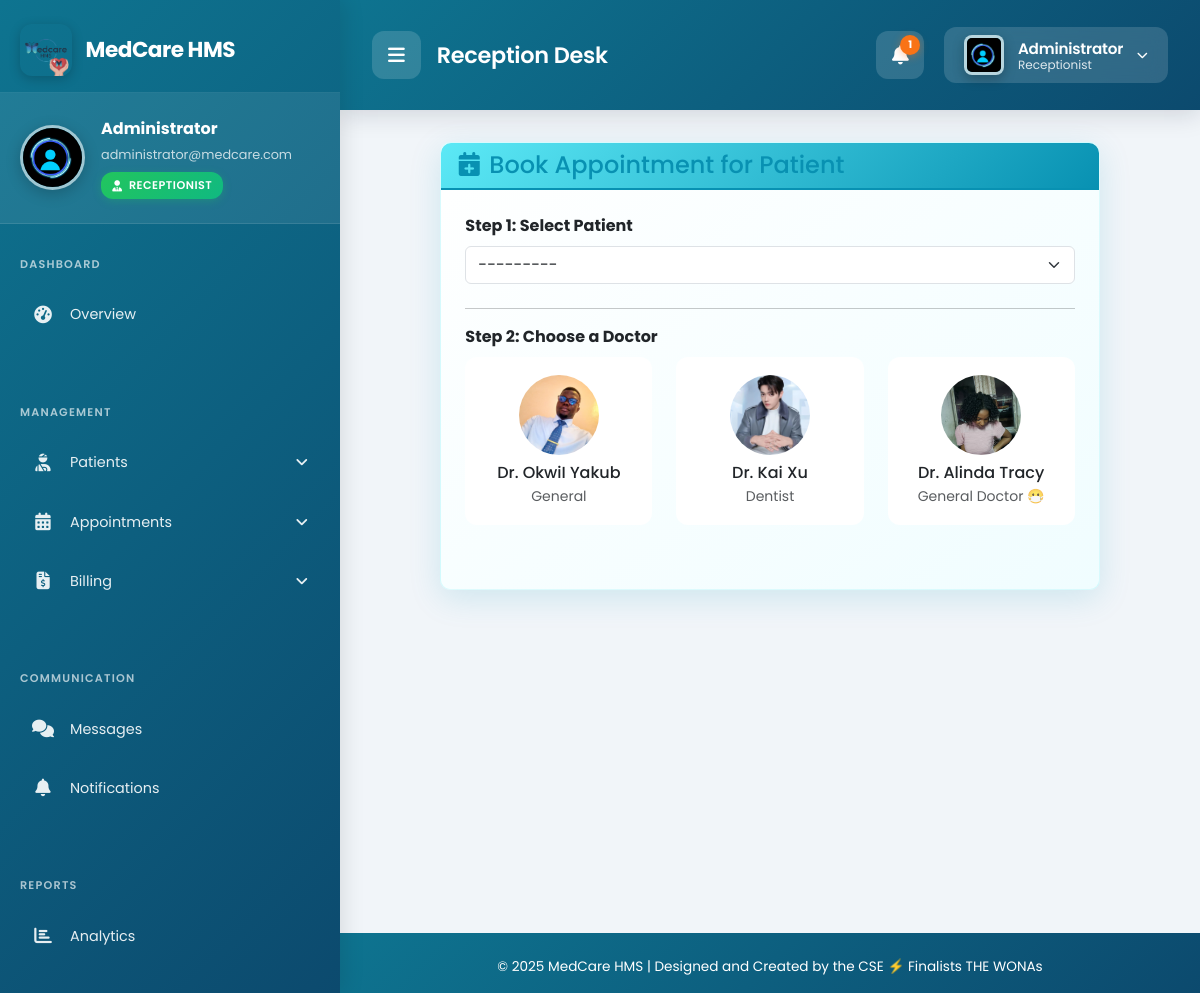
The app's page /receptionist/appointments/book/ (signed in) with its own data.
### doctors/models.py (models this page shows)
class DoctorProfile(models.Model):
    user = models.OneToOneField(User, on_delete=models.CASCADE, related_name='doctorprofile')
    profile_picture = models.ImageField(upload_to=get_doctor_image_path, null=True, blank=True, default='profile_pictures/default.jpeg')
    specialization = models.CharField(max_length=100)
    department = models.ForeignKey(Department, on_delete=models.SET_NULL, null=True, blank=True)
    license_number = models.CharField(max_length=100, unique=True, null=True, blank=True)
    years_of_experience = models.PositiveIntegerField(default=0)
    availability = models.TextField(blank=True, null=True, help_text="e.g., Mon-Fri, 9am-5pm")
    def __str__(self):
        return f"Dr. {self.user.first_name} {self.user.last_name}"

### receptionist/views.py (the view)
# urls.py: path('appointments/book/', views.book_appointment_view, name='book_appointment'),
@login_required
@receptionist_required
def book_appointment_view(request):
    if request.method == 'POST':
        form = AppointmentBookingForm(request.POST)
        if form.is_valid():
            appointment = form.save(commit=False)
            appointment.created_by = request.user
            appointment.status = 'Approved' # Receptionist bookings are auto-approved
            appointment.save()
            patient_user = appointment.patient.user
            patient_message = f"An appointment has been booked for you with {appointment.doctor} on {appointment.appointment_date} at {appointment.appointment_time.strftime('%I:%M %p')}."
            create_notification(
                recipient=patient_user,
                message=patient_message,
                link=reverse('patients:my_appointments')
            )
            doctor_user = appointment.doctor.user
            doctor_message = f"A new appointment has been scheduled for you with patient {appointment.patient.user.get_full_name()} on {appointment.appointment_date}."
            create_notification(
                recipient=doctor_user,
                message=doctor_message,
                link=reverse('doctors:doctor_appointments')
            )
            messages.success(request, f"Appointment for {appointment.patient.user.get_full_name()} successfully booked and confirmed.")
            return redirect('receptionist:appointment_list')
    else:
        form = AppointmentBookingForm()
    available_doctors = DoctorProfile.objects.filter(user__is_active=True).select_related('user')
    all_patients = PatientProfile.objects.filter(user__is_active=True).select_related('user')
    context = {
        'form': form,
        'doctors': available_doctors,
        'patients': all_patients
    }
    return render(request, 'receptionist/book_appointment.html', context)

### accounts/templatetags/profile_tags.py (called while the page is built)
@register.simple_tag
def get_profile_image_url(user):
    try:
        if hasattr(user, 'doctorprofile') and user.doctorprofile.profile_picture:
            return user.doctorprofile.profile_picture.url
        elif hasattr(user, 'patientprofile') and user.patientprofile.profile_picture:
            return user.patientprofile.profile_picture.url
        elif hasattr(user, 'receptionistprofile') and user.receptionistprofile.profile_picture:
            return user.receptionistprofile.profile_picture.url
    except (AttributeError, ValueError):
        pass
    return '/static/profile_pictures/default.jpeg'

@register.simple_tag
def get_user_initials(user):
    if user.first_name and user.last_name:
        return f"{user.first_name[0]}{user.last_name[0]}".upper()
    elif user.first_name:
        return user.first_name[0].upper()
    elif user.username:
        return user.username[0].upper()
    return "U"

@register.simple_tag
def get_user_role_color(user):
    try:
        if hasattr(user, 'doctorprofile'):
            return '#14B8A6'  # Teal accent for doctors
        elif hasattr(user, 'patientprofile'):
            return '#0E7490'  # Primary teal for patients
        elif hasattr(user, 'receptionistprofile'):
            return '#5ce9f6'  # Purple accent for receptionists
    except AttributeError:
        pass
    return '#14B8A6'  # Default to teal

@register.inclusion_tag('components/profile_image.html')
def profile_image(user, size="40", css_class="user-avatar", show_fallback=True):
    return {
        'user': user,
        'size': size,
        'css_class': css_class,
        'show_fallback': show_fallback,
        'image_url': get_profile_image_url(user),
        'initials': get_user_initials(user),
        'role_color': get_user_role_color(user),
    }

### chat/context_processors.py (called while the page is built)
def unread_chat_messages(request):
    if request.user.is_authenticated:
        threads = request.user.chat_threads.all()
        total_unread = 0
        for thread in threads:
            total_unread += thread.get_unread_count_for_user(request.user)
        return {'unread_chat_messages_count': total_unread}
    return {'unread_chat_messages_count': 0}

### chat/models.py (called while the page is built)
    def get_unread_count_for_user(self, user):
        return self.messages.filter(is_read=False).exclude(sender=user).count()

### patients/models.py (called while the page is built)
    def __str__(self):
        return f"Patient: {self.user.username}"

### templates/receptionist/book_appointment.html (shortened to what this page needs)
{% extends 'base_receptionist.html' %}
{% block content %}
<div class="row justify-content-center">
    <div class="col-lg-10">
        <div class="card card-custom">
            <div class="card-header card-header-custom"><h4 class="mb-0"><i class="fas fa-calendar-plus me-2"></i>Book Appointment for Patient</h4></div>
            <div class="card-body p-4">
                <form id="appointment-form" method="post" enctype="multipart/form-data" novalidate>
                    <div class="mb-4">
                        <label for="{{ form.patient.id_for_label }}" class="form-label fw-bold">Step 1: Select Patient</label>
                        {{ form.patient }}
                    </div>
                    <hr>
                    <div class="mb-4">
                        <label class="form-label fw-bold">Step 2: Choose a Doctor</label>
                        <div id="doctor-selection-container" class="row">
                            {% for doc in doctors %}
                            <div class="col-md-4 mb-3">
                                <div class="card doctor-card h-100" data-doctor-id="{{ doc.id }}">
                                    <div class="card-body text-center d-flex flex-column">
                                        <img src="{{ doc.profile_picture.url }}" class="rounded-circle doctor-card-img mb-2 mx-auto" alt="{{ doc }}">
                                        <h6 class="card-title mb-1">{{ doc }}</h6>
                                        <p class="card-text text-muted small">{{ doc.specialization }}</p>
                                    </div>
                                </div>
                            </div>
                            {% endfor %}
                        </div>
                    </div>
                </form>
            </div>
        </div>
    </div>
</div>
{% endblock %}

### templates/base_receptionist.html (shortened to what this page needs)
{% load static %}
{% load profile_tags %}
<!DOCTYPE html>
<html lang="en">
<head>
    <link href="https://cdn.jsdelivr.net/npm/bootstrap@5.3.0/dist/css/bootstrap.min.css" rel="stylesheet">
    <link rel="stylesheet" href="https://cdnjs.cloudflare.com/ajax/libs/font-awesome/6.4.0/css/all.min.css">
    <link rel="stylesheet" href="{% static 'css/themes/receptionist-theme.css' %}">
</head>
<body class="receptionist-theme">
    <nav class="sidebar" id="receptionistSidebar">
        <div class="sidebar-brand">
            <img src="{% static 'images/logo.png' %}" alt="MedCare Logo">
            <span class="brand-text">MedCare HMS</span>
        </div>
        <div class="sidebar-user-profile">
            <img src="{% if request.user.receptionistprofile.profile_picture %}{{ request.user.receptionistprofile.profile_picture.url }}{% else %}{% static 'images/default.jpeg' %}{% endif %}"
                 alt="{{ request.user.get_full_name }}"
                 class="sidebar-user-avatar"
                 onerror="this.src='{% static 'images/default.jpeg' %}'">
            <div class="sidebar-user-info">
                <div class="sidebar-user-name">{{ request.user.get_full_name|default:request.user.username }}</div>
                <div class="sidebar-user-email">{{ request.user.email }}</div>
                <span class="sidebar-user-role">
                    <i class="fas fa-user-tie"></i>
                    Receptionist
                </span>
            </div>
        </div>
        <div class="nav-section">
            <div class="nav-section-title">Dashboard</div>
            <a href="{% url 'accounts:receptionist_dashboard' %}" class="menu-link {% if request.resolver_match.url_name == 'receptionist_dashboard' %}active{% endif %}">
                <span class="menu-icon"><i class="fas fa-tachometer-alt"></i></span>
                <span class="menu-text">Overview</span>
            </a>
        </div>
        <div class="nav-section">
            <div class="nav-section-title">Management</div>
            <a href="#" class="menu-link has-submenu" data-target="patientMenu">
                <span class="menu-icon"><i class="fas fa-user-injured"></i></span>
                <span class="menu-text">Patients</span>
            </a>
            <a href="#" class="menu-link has-submenu" data-target="appointmentMenu">
                <span class="menu-icon"><i class="fas fa-calendar-alt"></i></span>
                <span class="menu-text">Appointments</span>
            </a>
            <a href="#" class="menu-link has-submenu" data-target="billingMenu">
                <span class="menu-icon"><i class="fas fa-file-invoice-dollar"></i></span>
                <span class="menu-text">Billing</span>
            </a>
        </div>
        <div class="nav-section">
            <div class="nav-section-title">Communication</div>
            <a href="{% url 'chat:thread_list' %}" class="menu-link {% if request.resolver_match.app_name == 'chat' %}active{% endif %}">
                <span class="menu-icon"><i class="fas fa-comments"></i></span>
                <span class="menu-text">Messages</span>
            </a>
            <a href="{% url 'notifications:notification_list' %}" class="menu-link {% if request.resolver_match.app_name == 'notifications' %}active{% endif %}">
                <span class="menu-icon"><i class="fas fa-bell"></i></span>
                <span class="menu-text">Notifications</span>
            </a>
        </div>
        <div class="nav-section">
            <div class="nav-section-title">Reports</div>
            <a href="{% url 'reports:reports_dashboard' %}" class="menu-link {% if request.resolver_match.app_name == 'reports' %}active{% endif %}">
                <span class="menu-icon"><i class="fas fa-chart-bar"></i></span>
                <span class="menu-text">Analytics</span>
            </a>
        </div>
    </nav>
    <div class="content-wrapper" id="receptionistContent">
        <div class="topbar">
            <div class="topbar-left">
                <button class="sidebar-toggle" id="sidebarToggle">
                    <i class="fas fa-bars"></i>
                </button>
                <h6 class="topbar-title mb-0">Reception Desk</h6>
            </div>
            <div class="topbar-right">
                <a href="{% url 'notifications:notification_list' %}" class="notification-btn" title="Notifications">
                    <i class="fas fa-bell"></i>
                    {% if unread_notifications_count %}
                    <span class="notification-badge">{{ unread_notifications_count|default:"0" }}</span>
                    {% endif %}
                </a>
                <div class="user-dropdown" id="userDropdown">
                    <button class="user-toggle" id="userMenuToggle">
                        {% profile_image user size="40" css_class="user-avatar" %}
                        <div class="user-info">
                            <span class="user-name">{{ user.get_full_name|default:user.username }}</span>
                            <span class="user-role">Receptionist</span>
                        </div>
                        <i class="fas fa-chevron-down"></i>
                    </button>
                </div>
            </div>
        </div>
        <div class="main-content">
            {% block content %}{% endblock %}
        </div>
        <footer>
            <p class="mb-0">© 2025 MedCare HMS | Designed and Created by the CSE ⚡ Finalists THE WONAs</p>
        </footer>
    </div>
</body>
</html>

### static/css/themes/receptionist-theme.css (style rules this page uses)
:root { --receptionist-primary: #5ce9f6; --receptionist-primary-dark: #0891b2; --receptionist-primary-light: #a5f3fc; --receptionist-secondary: #0284C7; --receptionist-accent: #22D3EE; --receptionist-warning: #F59E0B; --receptionist-danger: #EF4444; --receptionist-success: #10B981; --receptionist-info: #3B82F6; --receptionist-neutral: #6B7280; --receptionist-gradient-primary: linear-gradient(135deg, #5ce9f6 0%, #0891b2 100%); --receptionist-gradient-secondary: linear-gradient(135deg, #22D3EE 0%, #0284C7 100%); --receptionist-gradient-card: linear-gradient(145deg, #ffffff 0%, #f0fdff 100%); --receptionist-gradient-efficiency: linear-gradient(135deg, #a5f3fc 0%, #67e8f9 100%); --receptionist-shadow-primary: 0 4px 20px rgba(92, 233, 246, 0.25); --receptionist-shadow-card: 0 8px 32px rgba(8, 145, 178, 0.15); --receptionist-shadow-hover: 0 12px 40px rgba(92, 233, 246, 0.3); }

### templates/components/messages.html (style rules this page uses)
:root { --message-success: #10b981; --message-success-bg: #ecfdf5; --message-success-border: #a7f3d0; --message-success-text: #065f46; --message-error: #ef4444; --message-error-bg: #fef2f2; --message-error-border: #fecaca; --message-error-text: #991b1b; --message-warning: #f59e0b; --message-warning-bg: #fffbeb; --message-warning-border: #fed7aa; --message-warning-text: #92400e; --message-info: #3b82f6; --message-info-bg: #eff6ff; --message-info-border: #bfdbfe; --message-info-text: #1e40af; --message-slide-duration: 300ms; --message-fade-duration: 250ms; --message-scale-duration: 200ms; }

### templates/receptionist/book_appointment.html (style rules this page uses)
.doctor-card { border: 2px solid transparent; border-radius: 0.75rem; transition: all 0.3s ease; cursor: pointer; }
.doctor-card-img { width: 80px; height: 80px; object-fit: cover; }

### records on screen
DoctorProfile: profile_picture (picture), user.last_name "Dr. OkwiI Yakub", specialization "General"
DoctorProfile: profile_picture (picture), user.last_name "Dr. Kai Xu", specialization "Dentist"
DoctorProfile: profile_picture (picture), user.last_name "Dr. Alinda Tracy", specialization "General Doctor 😷"

### other values on screen
{{ request.user.get_full_name|default:request.user.username }} "Administrator"
{{ request.user.email }} "administrator@medcare.com"
{{ unread_notifications_count|default:"0" }} "1"
{{ user.get_full_name|default:user.username }} "Administrator"
